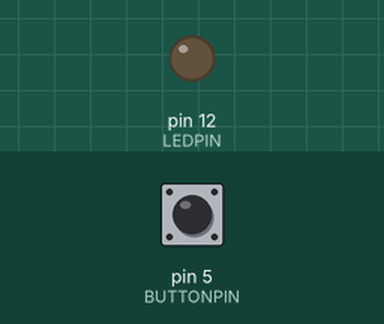
The sketch below on a simulated Arduino Uno, built with avr-gcc and run on an emulated ATmega328P. On the bench: output pins drawn as LEDs (lit = HIGH). Inputs (shaded band) come from the test bench; at power-on: pin 5 (BUTTONPIN) HIGH.

Above: at 1.2 s.
1.3 s: pin 5 (BUTTONPIN) pulled LOW for 0.15 s
At 1.37 s:
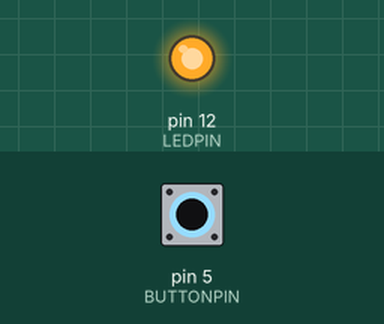
2.9 s: pin 5 (BUTTONPIN) pulled LOW for 3.2 s
At 7.2 s:
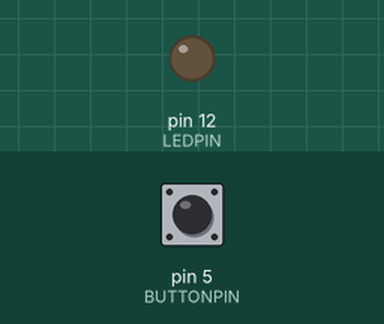
Timing chart, 0 to 8.7 s (numbered marks = the images above; inputs shaded):
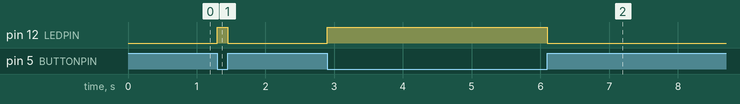

The sketch:

pushbutton.ino
```cpp
// Seleção de modo de resistores pullup internos
// #define PULLUPS

#define DEALY 50
// Definições de constantes e pinos
#define BUTTONPIN 5
#define LEDPIN 12


void setup() {
#ifdef PULLUPS
  pinMode(BUTTONPIN, INPUT_PULLUP);
#else
  pinMode(BUTTONPIN, INPUT);
#endif
  pinMode(LEDPIN, OUTPUT);
}

void loop() {
  // Repassa a inversão da leitura do estado do botão para o estado do LED
  digitalWrite(LEDPIN, !digitalRead(BUTTONPIN));
  delay(50);
}
```

Measured:
- after the input at 1.3 s, pin 12 (LEDPIN): LOW → HIGH at once, → LOW 0.15 s later
- after the input at 2.9 s, pin 12 (LEDPIN): LOW → HIGH at once, → LOW 3.2 s later
